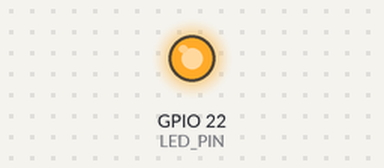
Simulated run of this program. Board: Raspberry Pi (BCM pin numbers). On the bench: output pins drawn as LEDs (lit = HIGH). What the program prints to the terminal is not drawn.

Above: at 0.1 s.
At 1.1 s:
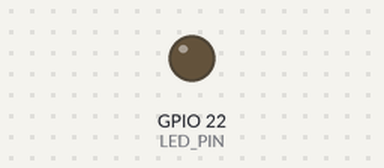
Timing chart, 0 to 2.6 s (numbered marks = the images above):
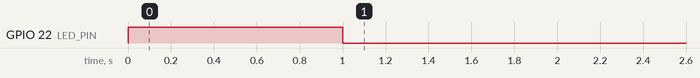

The program:

pir.py
```python
# ################################################################
#
# pir.py
#
# python script fuer die Benutzung des Bewegungssensors
#
# Quelle: https://tutorials-raspberrypi.de/raspberry-pi-bewegungsmelder-sensor-pir/
# letzer Aufruf: 21.03.2020
#
# ################################################################
#
import RPi.GPIO as GPIO
import time

LED_PIN = 22
SENSOR_PIN = 23

GPIO.setmode(GPIO.BCM)
GPIO.setup(SENSOR_PIN, GPIO.IN)
GPIO.setup(LED_PIN, GPIO.OUT)

def mein_callback(channel):
    # Hier kann alternativ eine Anwendung/Befehl etc. gestartet werden.
    localtime = time.localtime()
    result = time.strftime("%I:%M:%S %p", localtime)
    GPIO.output(LED_PIN, GPIO.HIGH)
    print(result)
    time.sleep(1)
    GPIO.output(LED_PIN, GPIO.LOW)

try:
    GPIO.add_event_detect(SENSOR_PIN , GPIO.RISING, callback=mein_callback)

    GPIO.output(LED_PIN, GPIO.HIGH)
    print('Starten ...')
    time.sleep(1)
    GPIO.output(LED_PIN, GPIO.LOW)

    while True:
        time.sleep(10)
        GPIO.output(LED_PIN, GPIO.LOW)
except KeyboardInterrupt:
    print "Beende..."
GPIO.cleanup()

# ################################################################
# eof pir.py
# ################################################################
```
